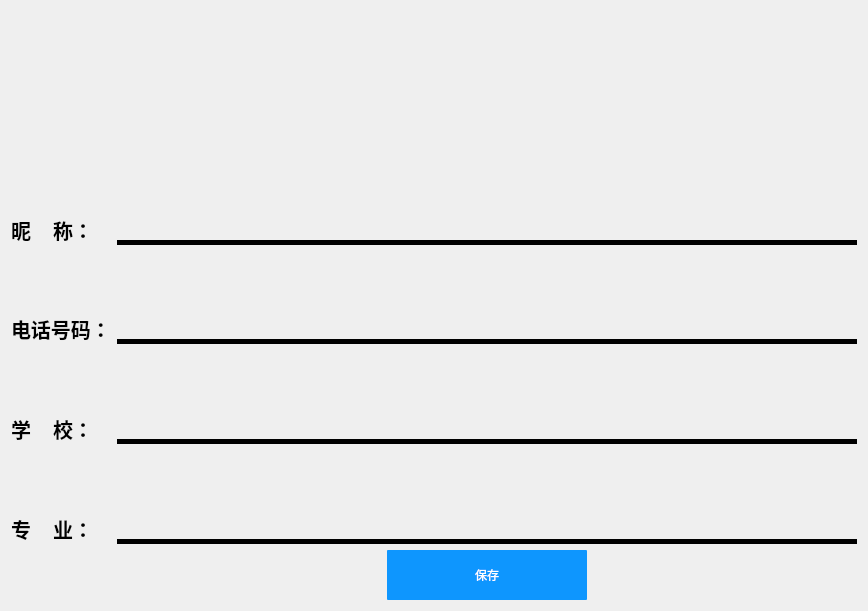
<?xml version="1.0" encoding="UTF-8"?>
<ui version="4.0">
 <class>personal_information</class>
 <widget class="QWidget" name="personal_information">
  <property name="geometry">
   <rect>
    <x>0</x>
    <y>0</y>
    <width>868</width>
    <height>611</height>
   </rect>
  </property>
  <property name="windowTitle">
   <string>personal_information</string>
  </property>
  <layout class="QGridLayout" name="gridLayout_2">
   <item row="0" column="2">
    <layout class="QGridLayout" name="gridLayout">
     <item row="3" column="1">
      <widget class="QLabel" name="label_3">
       <property name="font">
        <font>
         <pointsize>15</pointsize>
         <weight>75</weight>
         <bold>true</bold>
        </font>
       </property>
       <property name="text">
        <string>电话号码：</string>
       </property>
       <property name="alignment">
        <set>Qt::AlignBottom|Qt::AlignLeading|Qt::AlignLeft</set>
       </property>
      </widget>
     </item>
     <item row="5" column="1">
      <widget class="QLabel" name="label_4">
       <property name="font">
        <font>
         <pointsize>15</pointsize>
         <weight>75</weight>
         <bold>true</bold>
        </font>
       </property>
       <property name="text">
        <string>专    业：</string>
       </property>
       <property name="alignment">
        <set>Qt::AlignBottom|Qt::AlignLeading|Qt::AlignLeft</set>
       </property>
      </widget>
     </item>
     <item row="5" column="2">
      <widget class="QLineEdit" name="lineEdit_professional">
       <property name="sizePolicy">
        <sizepolicy hsizetype="Expanding" vsizetype="Expanding">
         <horstretch>0</horstretch>
         <verstretch>0</verstretch>
        </sizepolicy>
       </property>
       <property name="font">
        <font>
         <pointsize>12</pointsize>
         <weight>75</weight>
         <bold>true</bold>
        </font>
       </property>
       <property name="styleSheet">
        <string notr="true">border-bottom-width: 5px;border-style: solid;border-color: rgb(0, 0, 0);
background-color: rgba(255, 255, 255, 0);</string>
       </property>
       <property name="alignment">
        <set>Qt::AlignBottom|Qt::AlignLeading|Qt::AlignLeft</set>
       </property>
      </widget>
     </item>
     <item row="2" column="1">
      <widget class="QLabel" name="label">
       <property name="font">
        <font>
         <pointsize>15</pointsize>
         <weight>75</weight>
         <bold>true</bold>
        </font>
       </property>
       <property name="text">
        <string>昵    称：</string>
       </property>
       <property name="alignment">
        <set>Qt::AlignBottom|Qt::AlignLeading|Qt::AlignLeft</set>
       </property>
      </widget>
     </item>
     <item row="0" column="1">
      <spacer name="verticalSpacer">
       <property name="orientation">
        <enum>Qt::Vertical</enum>
       </property>
       <property name="sizeType">
        <enum>QSizePolicy::Minimum</enum>
       </property>
       <property name="sizeHint" stdset="0">
        <size>
         <width>20</width>
         <height>40</height>
        </size>
       </property>
      </spacer>
     </item>
     <item row="1" column="1">
      <spacer name="verticalSpacer_2">
       <property name="orientation">
        <enum>Qt::Vertical</enum>
       </property>
       <property name="sizeHint" stdset="0">
        <size>
         <width>20</width>
         <height>40</height>
        </size>
       </property>
      </spacer>
     </item>
     <item row="4" column="2">
      <widget class="QLineEdit" name="lineEdit_school">
       <property name="sizePolicy">
        <sizepolicy hsizetype="Expanding" vsizetype="Expanding">
         <horstretch>0</horstretch>
         <verstretch>0</verstretch>
        </sizepolicy>
       </property>
       <property name="font">
        <font>
         <pointsize>12</pointsize>
         <weight>75</weight>
         <bold>true</bold>
        </font>
       </property>
       <property name="styleSheet">
        <string notr="true">border-bottom-width: 5px;border-style: solid;border-color: rgb(0, 0, 0);
background-color: rgba(255, 255, 255, 0);border-bottom-width: 5px;border-style: solid;border-color: rgb(0, 0, 0);</string>
       </property>
       <property name="alignment">
        <set>Qt::AlignBottom|Qt::AlignLeading|Qt::AlignLeft</set>
       </property>
      </widget>
     </item>
     <item row="3" column="2">
      <widget class="QLineEdit" name="lineEdit_phone">
       <property name="sizePolicy">
        <sizepolicy hsizetype="Expanding" vsizetype="Expanding">
         <horstretch>0</horstretch>
         <verstretch>0</verstretch>
        </sizepolicy>
       </property>
       <property name="font">
        <font>
         <pointsize>12</pointsize>
         <weight>75</weight>
         <bold>true</bold>
        </font>
       </property>
       <property name="styleSheet">
        <string notr="true">border-bottom-width: 5px;border-style: solid;border-color: rgb(0, 0, 0);
background-color: rgba(255, 255, 255, 0);border-bottom-width: 5px;border-style: solid;border-color: rgb(0, 0, 0);</string>
       </property>
       <property name="alignment">
        <set>Qt::AlignBottom|Qt::AlignLeading|Qt::AlignLeft</set>
       </property>
      </widget>
     </item>
     <item row="2" column="2">
      <widget class="QLineEdit" name="lineEdit_name">
       <property name="sizePolicy">
        <sizepolicy hsizetype="Expanding" vsizetype="Expanding">
         <horstretch>0</horstretch>
         <verstretch>0</verstretch>
        </sizepolicy>
       </property>
       <property name="font">
        <font>
         <pointsize>12</pointsize>
         <weight>75</weight>
         <bold>true</bold>
        </font>
       </property>
       <property name="styleSheet">
        <string notr="true">border-bottom-width: 5px;border-style: solid;border-color: rgb(0, 0, 0);
background-color: rgba(255, 255, 255, 0);</string>
       </property>
       <property name="alignment">
        <set>Qt::AlignBottom|Qt::AlignLeading|Qt::AlignLeft</set>
       </property>
      </widget>
     </item>
     <item row="4" column="1">
      <widget class="QLabel" name="label_2">
       <property name="font">
        <font>
         <pointsize>15</pointsize>
         <weight>75</weight>
         <bold>true</bold>
        </font>
       </property>
       <property name="text">
        <string>学    校：</string>
       </property>
       <property name="alignment">
        <set>Qt::AlignBottom|Qt::AlignLeading|Qt::AlignLeft</set>
       </property>
      </widget>
     </item>
     <item row="6" column="2">
      <layout class="QHBoxLayout" name="horizontalLayout_5">
       <item>
        <spacer name="horizontalSpacer">
         <property name="orientation">
          <enum>Qt::Horizontal</enum>
         </property>
         <property name="sizeHint" stdset="0">
          <size>
           <width>40</width>
           <height>20</height>
          </size>
         </property>
        </spacer>
       </item>
       <item>
        <widget class="QPushButton" name="pushButton">
         <property name="sizePolicy">
          <sizepolicy hsizetype="Expanding" vsizetype="Expanding">
           <horstretch>0</horstretch>
           <verstretch>0</verstretch>
          </sizepolicy>
         </property>
         <property name="maximumSize">
          <size>
           <width>200</width>
           <height>50</height>
          </size>
         </property>
         <property name="styleSheet">
          <string notr="true"> QPushButton
{
    font-family:Microsoft Yahei;
    color:white;
    background-color:rgb(14 , 150 , 254);
    border-radius:1px;
}

QPushButton:hover
{
    background-color:rgb(44 , 137 , 255);
}

QPushButton:pressed
{
    background-color:rgb(14 , 135 , 228);
    padding-left:3px;
    padding-top:3px;
}</string>
         </property>
         <property name="text">
          <string>保存</string>
         </property>
        </widget>
       </item>
       <item>
        <spacer name="horizontalSpacer_2">
         <property name="orientation">
          <enum>Qt::Horizontal</enum>
         </property>
         <property name="sizeHint" stdset="0">
          <size>
           <width>40</width>
           <height>20</height>
          </size>
         </property>
        </spacer>
       </item>
      </layout>
     </item>
     <item row="1" column="2">
      <layout class="QHBoxLayout" name="horizontalLayout">
       <item>
        <widget class="QLabel" name="label_6">
         <property name="sizePolicy">
          <sizepolicy hsizetype="Expanding" vsizetype="Expanding">
           <horstretch>0</horstretch>
           <verstretch>0</verstretch>
          </sizepolicy>
         </property>
         <property name="maximumSize">
          <size>
           <width>100</width>
           <height>200</height>
          </size>
         </property>
         <property name="styleSheet">
          <string notr="true">border-image: url(:/Resources/image/header.jpg);</string>
         </property>
         <property name="text">
          <string/>
         </property>
        </widget>
       </item>
      </layout>
     </item>
    </layout>
   </item>
  </layout>
 </widget>
 <layoutdefault spacing="6" margin="11"/>
 <resources>
  <include location="UI.qrc"/>
 </resources>
 <connections/>
</ui>
